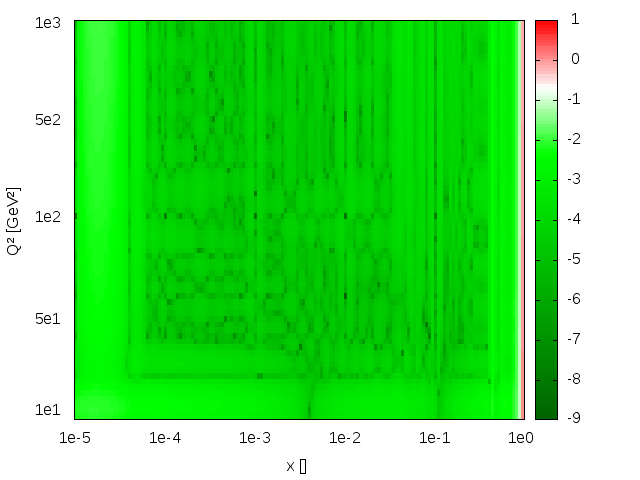

The script that drew this image:
#!/usr/bin/gnuplot
reset

set term png

Nx = 150
NQ2 = 70

set xlabel "x []"
set xrange[-.5:Nx-.5]
set xtics ("1e-5" 0, "1e-4" Nx/5, "1e-3" 2*Nx/5, "1e-2" 3*Nx/5, "1e-1" 4*Nx/5, "1e0" Nx-1)

set ylabel "Q² [GeV²]"
set yrange[-.5:NQ2-.5]
unset key
set ytics ("1e1" 1, "5e1" NQ2/4, "1e2" NQ2/2, "5e2" 3*NQ2/4, "1e3" NQ2-1)

set palette defined (-10 "dark-green", -2 "green", 0 "white", 2 "red")
set out "gluon_err.png"
plot "gluon_err.dat" u 1:2:3 w image

set out
